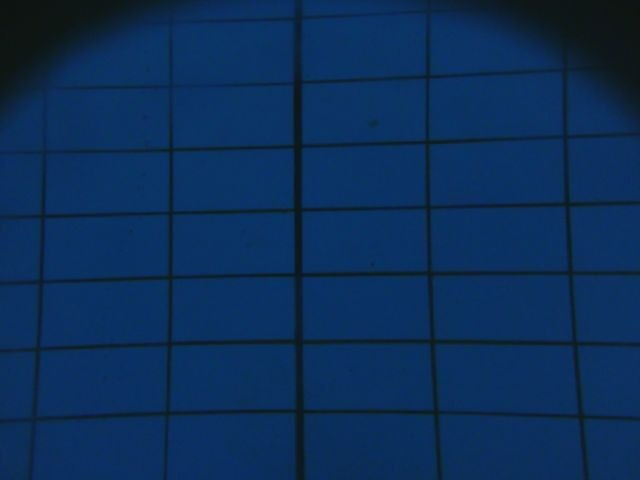
#> input picture camera/camera/tile2.jpg, 640 x 480 px
$ jupyter execute poolLines.ipynb
#> lines starting #> are read from the running program, lines starting #| are printed output that depends on the picture; after the words box and inside, x2 and y2 are one past the last pixel; in counts of white or black regions, pixels touching at a corner belong together; long printed decimals are rounded
[cell 1]
from skimage import filters
import math
import cv2
import matplotlib.pyplot as plt
import numpy as np

[cell 2]
def showImg(img, title="Display"):
    cv2.imshow(title, img)
    while True:
        key = cv2.waitKey(0)
        if key == ord("q") or key == ord("Q"):
            cv2.destroyAllWindows()
            break

[cell 3]
img = cv2.imread("tile2.jpg")
#> img is the input picture: shape (480, 640, 3); mean B, G, R 89.2, 46.2, 11.2
showImg(img)
#> (key q is pressed here)
imgGray = cv2.cvtColor(img, cv2.COLOR_BGR2GRAY)
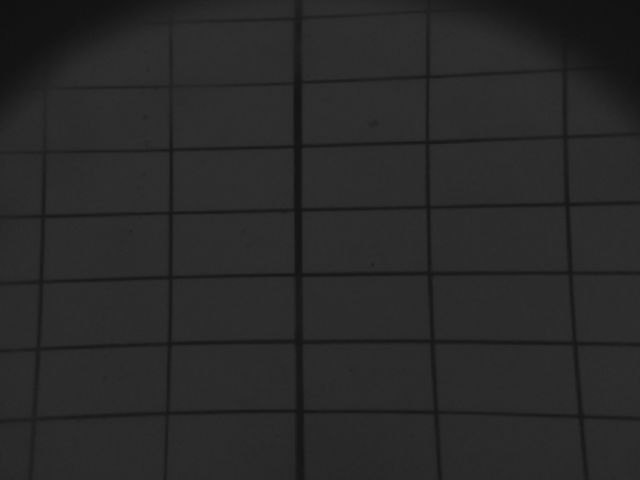
#> imgGray: shape (480, 640); min 17, max 49, mean 40.7
showImg(imgGray)
#> (key Q is pressed here)
clahe = cv2.createCLAHE(clipLimit=1.2, tileGridSize=(12,12))
cl1 = clahe.apply(imgGray)
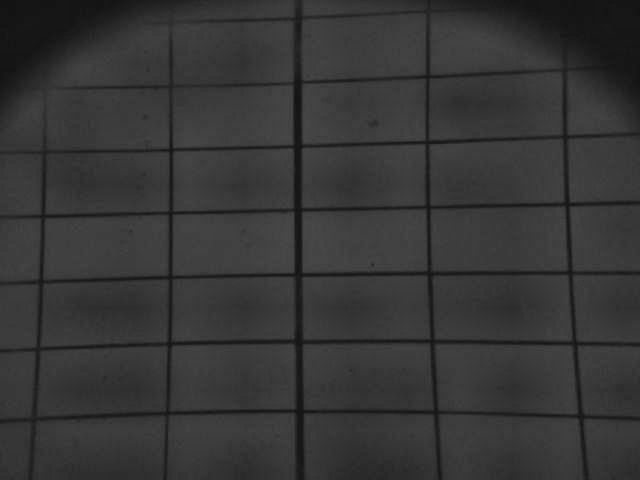
#> cl1: shape (480, 640); min 19, max 74, mean 54.1
showImg(cl1)
thresholds = filters.threshold_multiotsu(cl1, classes=2)
#> thresholds = [44]
regions = np.digitize(cl1, bins=thresholds)
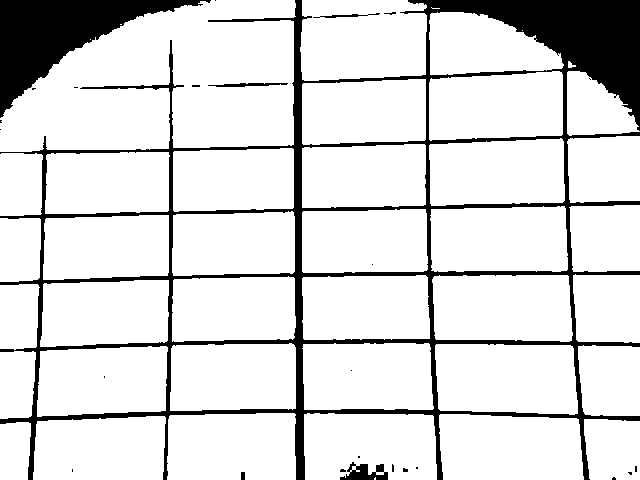
#> regions: shape (480, 640) int64; values 0 (black) and 1 (white), 86% white; 26 black regions (20 under 20 px), largest, box (x1, y1, x2, y2) and area: (0, 0, 640, 480) 33261, (0, 0, 211, 118) 8836, (340, 462, 388, 480) 484, (208, 83, 288, 87) 197, (313, 13, 380, 18) 113, (241, 472, 245, 480) 32

fig, ax = plt.subplots(ncols=2, figsize=(10, 5))
ax[0].imshow(imgGray)
ax[0].set_title('Original')
ax[0].axis('off')
ax[1].imshow(regions)
ax[1].set_title('Multi-Otsu thresholding')
ax[1].axis('off')
plt.show()
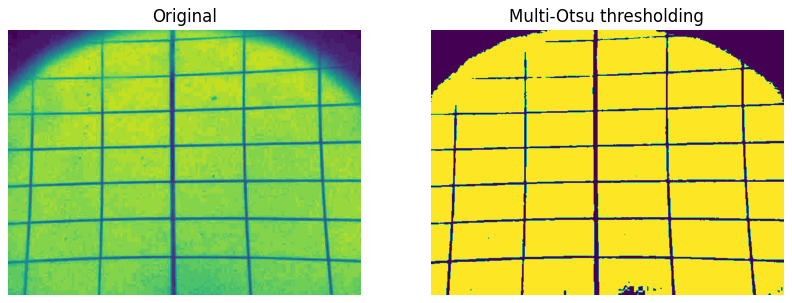
#> figure drawn by matplotlib, 2 panels

[cell 4]
threshold = (cl1 > thresholds[0])
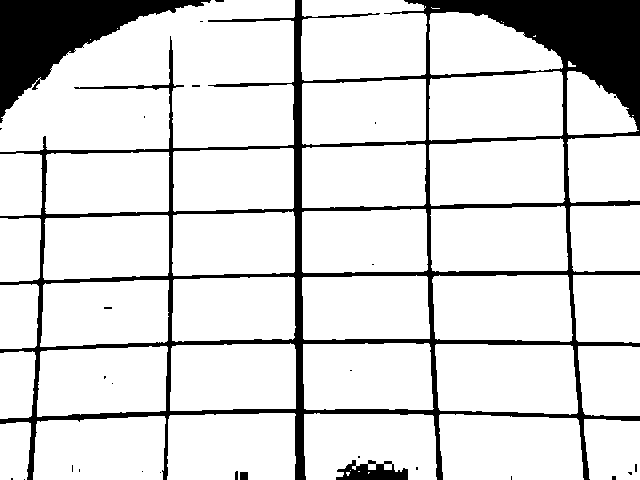
#> threshold: shape (480, 640) bool; 85.3% white; 28 black regions (23 under 20 px), largest, box (x1, y1, x2, y2) and area: (0, 0, 640, 480) 34905, (0, 0, 211, 123) 9083, (336, 460, 408, 480) 903, (240, 472, 248, 480) 64, (235, 471, 238, 480) 26
threshold = threshold.astype(np.uint8)*255
showImg(threshold)

dst = cv2.Canny(threshold, 50, 200, None, 3)
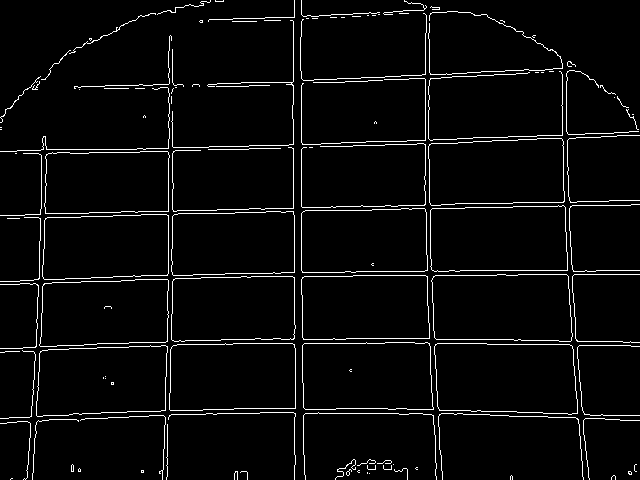
#> dst: shape (480, 640); 4% white in thin lines or dots
lines = cv2.HoughLines(dst, 1, np.pi / 180, 150, None, 0, 0)
#> lines = 37 rows, first 8: [154, 1.54], [216, 1.55], [343, 1.57], [413, 1.57], [278, 1.55], [301, 0], [157, 1.54], [281, 1.55]
# showImg(lines)

cdst = cv2.cvtColor(dst, cv2.COLOR_GRAY2BGR)
#> cdst: shape (480, 640, 3); 4% white in thin lines or dots
cdstP = np.copy(cdst)

if lines is not None:
    for i in range(0, len(lines)):
        rho = lines[i][0][0]
        theta = lines[i][0][1]
        a = math.cos(theta)
        b = math.sin(theta)
        x0 = a * rho
        y0 = b * rho
        pt1 = (int(x0 + 1000*(-b)), int(y0 + 1000*(a)))
        pt2 = (int(x0 - 1000*(-b)), int(y0 - 1000*(a)))
        cv2.line(cdst, pt1, pt2, (0,0,255), 3, cv2.LINE_AA)
#> this loop made 37 passes
#> (rho, theta, a, b, x0, y0, pt1, pt2) on passes 1 to 10: (154, 1.54, 0.0349, 0.999, 5.37, 153.9, (-994, 188), (1004, 119)), (216, 1.55, 0.0175, 1, 3.77, 216, (-996, 233), (1003, 198)), (343, 1.57, -4.37e-08, 1, -1.5e-05, 343, (-1000, 342), (999, 343)), (413, 1.57, -4.37e-08, 1, -1.81e-05, 413, (-1000, 412), (999, 413)), (278, 1.55, 0.0175, 1, 4.85, 278, (-994, 295), (1004, 260)), (301, 0, 1, 0, 301, 0, (301, 1000), (301, -1000)), (157, 1.54, 0.0349, 0.999, 5.48, 156.9, (-993, 191), (1004, 122)), (281, 1.55, 0.0175, 1, 4.9, 281, (-994, 298), (1004, 263)), (284, 1.54, 0.0349, 0.999, 9.91, 283.8, (-989, 318), (1009, 248)), (407, 1.59, -0.0175, 1, -7.1, 406.9, (-1006, 389), (992, 424))
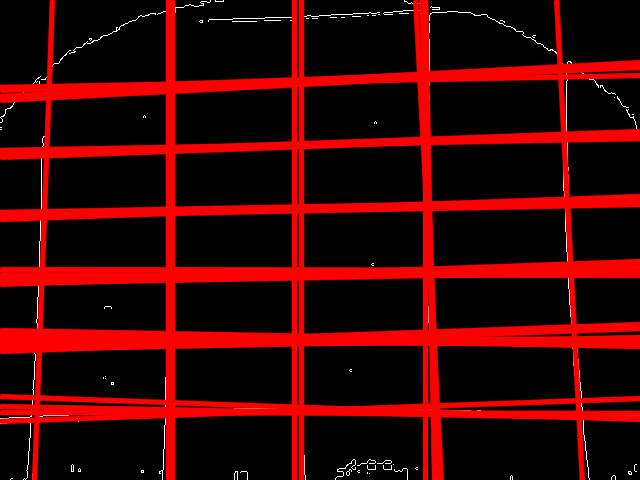
#> cdst: shape (480, 640, 3); mean B, G, R 1.6, 1.6, 59.7


linesP = cv2.HoughLinesP(dst, 1, np.pi / 180, 50, None, 50, 10)
#> linesP = 90 rows, first 6: [184, 147, 269, 145], [235, 212, 304, 211], [301, 294, 301, 71], [133, 275, 192, 275], [225, 343, 292, 343], [303, 147, 373, 145]

if linesP is not None:
    for i in range(0, len(linesP)):
        l = linesP[i][0]
        cv2.line(cdstP, (l[0], l[1]), (l[2], l[3]), (0,0,255), 3, cv2.LINE_AA)
#> this loop made 90 passes
#> l on passes 1 to 12: [184, 147, 269, 145], [235, 212, 304, 211], [301, 294, 301, 71], [133, 275, 192, 275], [225, 343, 292, 343], [303, 147, 373, 145], [172, 248, 172, 111], [305, 413, 360, 413], [416, 275, 472, 275], [69, 348, 128, 347], [294, 479, 294, 408], [293, 104, 293, 17]
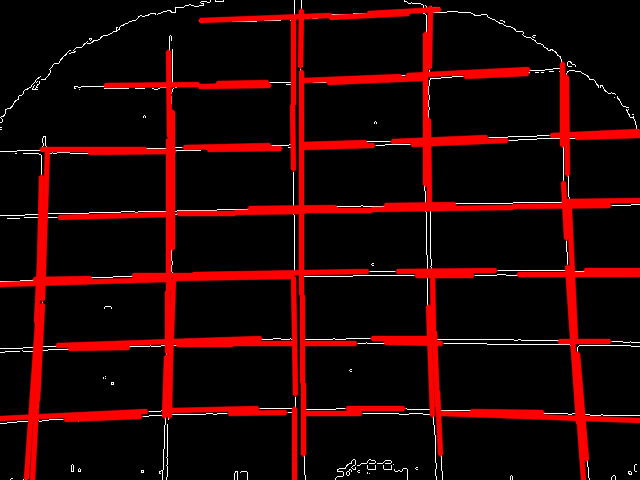
#> cdstP: shape (480, 640, 3); mean B, G, R 3.4, 3.4, 36.1

cv2.imshow("Source", imgGray)
cv2.imshow("Detected Lines (in red) - Standard Hough Line Transform", cdst)
cv2.imshow("Detected Lines (in red) - Probabilistic Line Transform", cdstP)
cv2.waitKey(0)
cv2.destroyAllWindows()

thetas = []
for line in linesP:
    line = line[0]
    thetas.append(abs(np.degrees(np.arctan2(line[3]-line[1], line[2]-line[0]))))
#> this loop made 90 passes
#> after the loop, thetas = 90 values, max 90 at index 2, min 0 at index 3, mean 36.09

plt.scatter(range(len(thetas)), thetas)
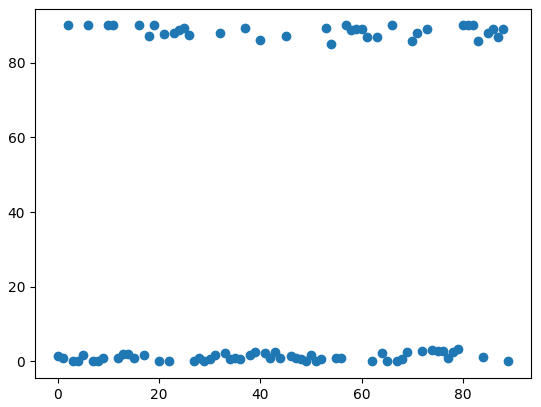
#> figure drawn by matplotlib, 1 panel

[cell 5]
import collections
# Count the occurrences of each angle in the list
counter = collections.Counter(thetas)
#> counter = 57 items

# Find the two most common angles
common_angles = counter.most_common(2)
#> common_angles = [(0, 14), (90, 11)]

# common_angles is a list of tuples, where each tuple contains an angle and its count
# Get the angles from the tuples
angle1 = common_angles[0][0]
#> angle1 = 0
angle2 = common_angles[1][0]
#> angle2 = 90

[cell 6]
print('angle1: ', angle1)
#| angle1:  0.0
print('angle2: ', angle2)
#| angle2:  90.0

$ run again, with camera/camera/tile1.jpg copied over camera/camera/tile2.jpg
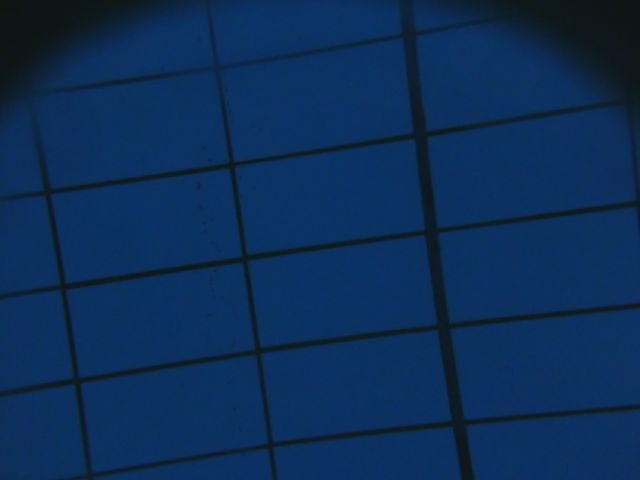
#> input picture camera/camera/tile1.jpg, 640 x 480 px
#> img is the input picture: shape (480, 640, 3); mean B, G, R 88, 45.6, 12.1
#> thresholds = [43]
#> regions: shape (480, 640) int64; values 0 (black) and 1 (white), 86.1% white; 13 black regions (10 under 20 px), largest, box (x1, y1, x2, y2) and area: (0, 0, 640, 480) 42510, (222, 0, 244, 4) 48, (0, 477, 8, 480) 24
#> dst: shape (480, 640); 2.9% white in thin lines or dots
#> lines = 23 rows, first 8: [-208, 3], [286, 1.43], [195, 1.41], [201, 1.41], [296, 1.41], [290, 1.41], [291, 1.43], [-203, 3]
#> the loop `for i in range(0, len(lines)):` made 23 passes
#> (rho, theta, a, b, x0, y0, pt1, pt2) on passes 1 to 6: (-208, 3, -0.99, 0.139, 206, -28.95, (66, -1019), (345, 961)), (286, 1.43, 0.139, 0.99, 39.8, 283.2, (-950, 422), (1030, 144)), (195, 1.41, 0.156, 0.988, 30.5, 192.6, (-957, 349), (1018, 36)), (201, 1.41, 0.156, 0.988, 31.44, 198.5, (-956, 354), (1019, 42)), (296, 1.41, 0.156, 0.988, 46.3, 292.4, (-941, 448), (1033, 135)), (290, 1.41, 0.156, 0.988, 45.37, 286.4, (-942, 442), (1033, 129))
#> linesP = 59 rows, first 6: [223, 92, 273, 448], [241, 255, 423, 230], [112, 180, 411, 133], [428, 136, 520, 121], [60, 290, 353, 244], [217, 84, 267, 439]
#> the loop `for i in range(0, len(linesP)):` made 59 passes
#> after the loop `for i in range(0, len(linesP)):`:
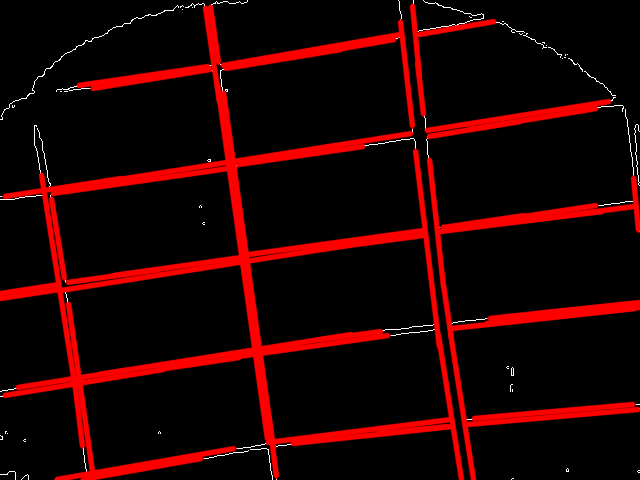
#> cdstP: shape (480, 640, 3); mean B, G, R 1.4, 1.4, 33.1
#> the loop `for line in linesP:` made 59 passes
#> after the loop `for line in linesP:`: thetas = 59 values, max 84.61 at index 47, min 5 at index 37, mean 30.74
#> `[cell 4] threshold = (cl1 > thresholds[0]) threshold = threshold.astyp..`:
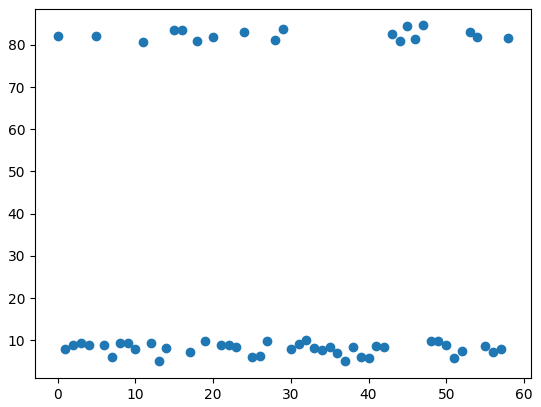
#> figure drawn by matplotlib, 1 panel
#> counter = 57 items
#> common_angles = [(9.88, 2), (81.87, 2)]
#> angle1 = 9.88
#> angle2 = 81.87
#| angle1:  9.879
#| angle2:  81.870

$ run again, with camera/camera/tile.jpg copied over camera/camera/tile2.jpg
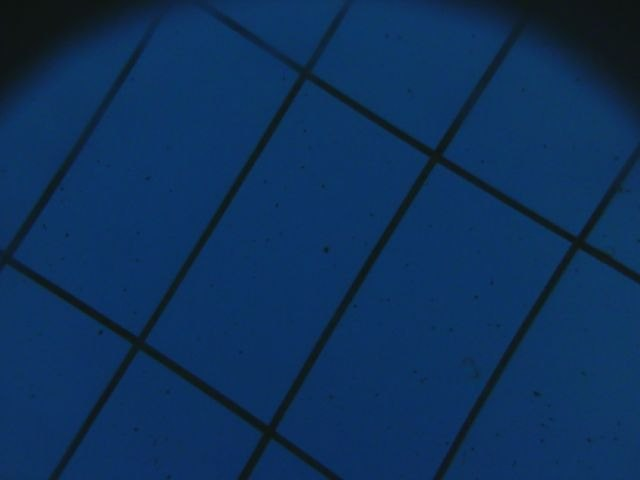
#> input picture camera/camera/tile.jpg, 640 x 480 px
#> img is the input picture: shape (480, 640, 3); mean B, G, R 90.5, 48.7, 13.2
#> thresholds = [44]
#> regions: shape (480, 640) int64; values 0 (black) and 1 (white), 88.1% white; 72 black regions (65 under 20 px), largest, box (x1, y1, x2, y2) and area: (0, 0, 640, 480) 28350, (0, 0, 204, 104) 7572, (165, 475, 172, 480) 24
#> dst: shape (480, 640); 2.2% white in thin lines or dots
#> lines = [[295, 0.559], [302, 0.559], [456, 0.541], [141, 0.576], [448, 0.559], [454, 0.576], [-94, 2.11], [211, 2.16], [-103, 2.13], [-109, 2.15], [-95, 2.13]]
#> the loop `for i in range(0, len(lines)):` made 11 passes
#> (rho, theta, a, b, x0, y0, pt1, pt2) on passes 1 to 6: (295, 0.559, 0.848, 0.53, 250.2, 156.3, (-279, 1004), (780, -691)), (302, 0.559, 0.848, 0.53, 256.1, 160, (-273, 1008), (786, -688)), (456, 0.541, 0.857, 0.515, 390.9, 234.9, (-124, 1092), (905, -622)), (141, 0.576, 0.839, 0.545, 118.3, 76.79, (-426, 915), (662, -761)), (448, 0.559, 0.848, 0.53, 379.9, 237.4, (-149, 1085), (909, -610)), (454, 0.576, 0.839, 0.545, 380.8, 247.3, (-163, 1085), (925, -591))
#> linesP = 39 rows, first 6: [166, 291, 297, 80], [58, 478, 281, 120], [278, 423, 415, 195], [579, 248, 639, 157], [466, 170, 568, 233], [327, 325, 399, 206]
#> the loop `for i in range(0, len(linesP)):` made 39 passes
#> after the loop `for i in range(0, len(linesP)):`:
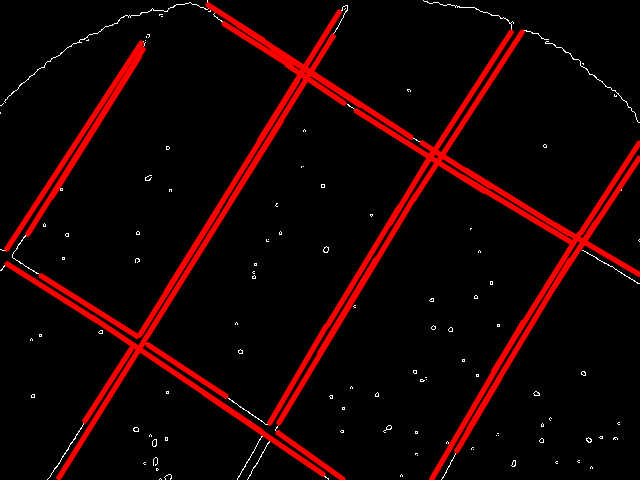
#> cdstP: shape (480, 640, 3); mean B, G, R 1.5, 1.5, 22.6
#> the loop `for line in linesP:` made 39 passes
#> after the loop `for line in linesP:`: thetas = 39 values, max 59.82 at index 18, min 30.47 at index 36, mean 47.75
#> `[cell 4] threshold = (cl1 > thresholds[0]) threshold = threshold.astyp..`:
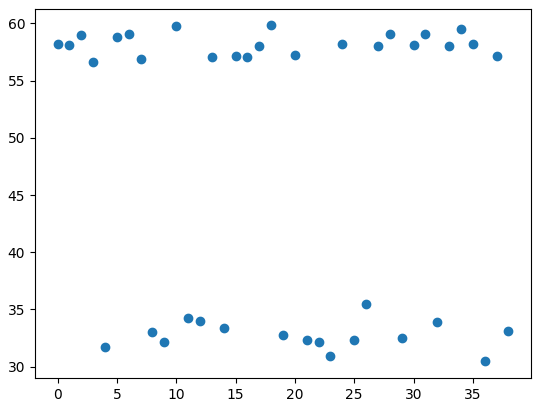
#> figure drawn by matplotlib, 1 panel
#> counter = 37 items
#> common_angles = [(59.04, 3), (58.17, 1)]
#> angle1 = 59.04
#> angle2 = 58.17
#| angle1:  59.036
#| angle2:  58.166
